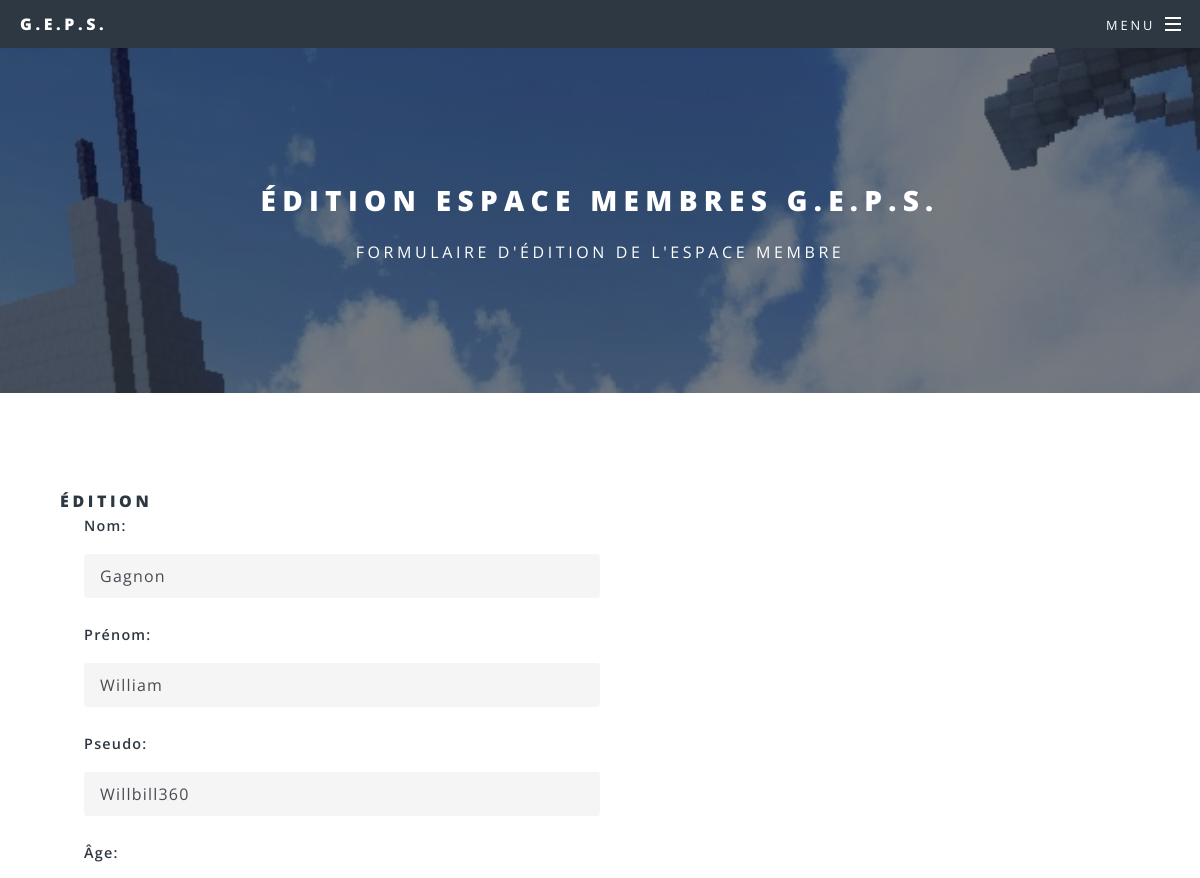
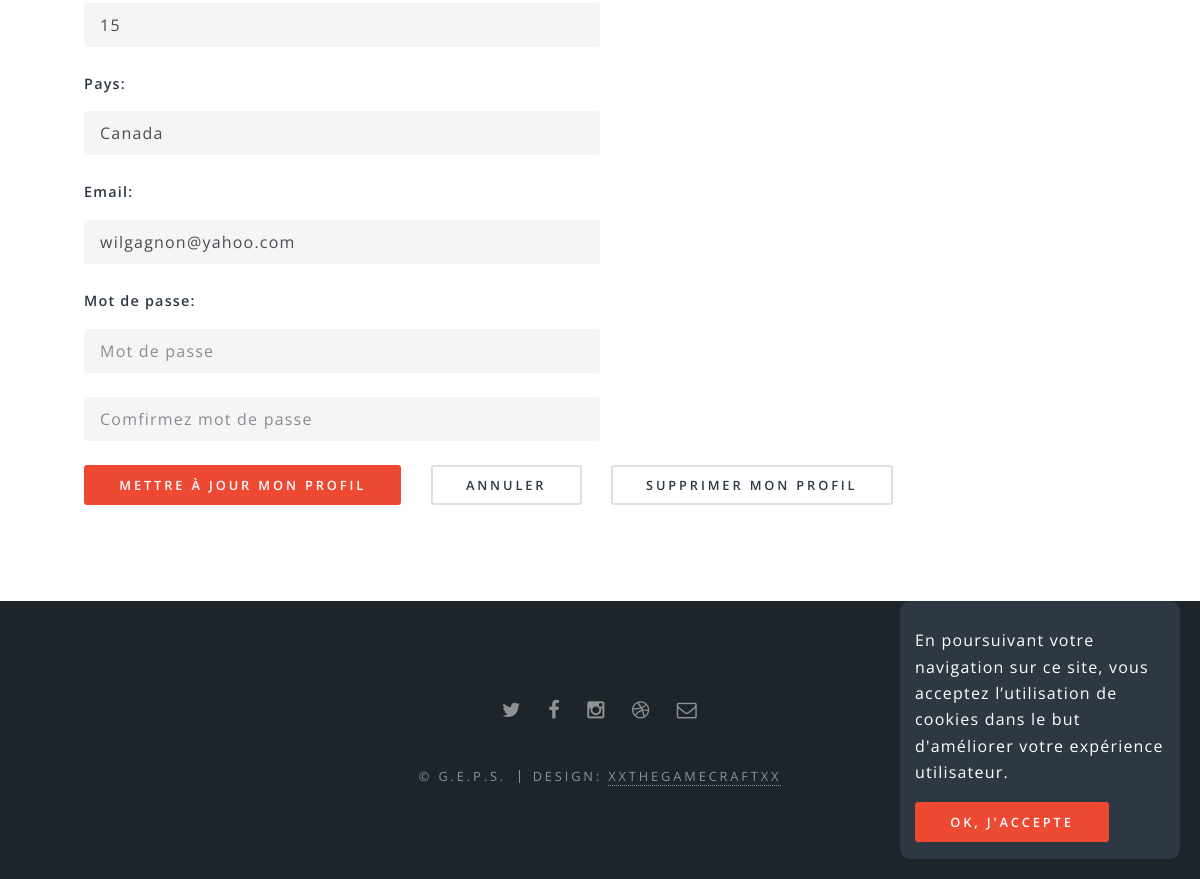
Screenshot of /editionprofil.php (signed in) with the database file from the repository (2 pictures, top to bottom).
### tables this page shows
CREATE TABLE IF NOT EXISTS `membres` (
  `id` int(11) NOT NULL AUTO_INCREMENT,
  `pseudo` varchar(255) NOT NULL,
  `mail` varchar(255) NOT NULL,
  `motdepasse` text NOT NULL,
  `ip` varchar(255) NOT NULL,
  `nom` varchar(255) NOT NULL,
  `prenom` varchar(255) NOT NULL,
  `age` int(11) NOT NULL,
  `sexe` varchar(255) NOT NULL,
  `pays` varchar(255) NOT NULL,
  `insc_date` varchar(255) NOT NULL,
  `grade` int(11) NOT NULL,
  `asTS` varchar(255) NOT NULL,
  `monthLeft` varchar(255) NOT NULL,
  PRIMARY KEY (`id`)
);

### editionprofil.php (the view, shortened to what this page needs)
<!DOCTYPE HTML>
<?php
include_once('config.php');
if($isLocal == true) {
	$bdd = new PDO('mysql:host=127.0.0.1;dbname=espace_membre', 'root', '');
} else {
	$bdd = new PDO('mysql:host=mysql.hostinger.fr;dbname=u924407628_mbre', 'u924407628_geps', '0Otfk4rNnz');
}
if(isset($_SESSION['id'])) {
	$requser = $bdd->prepare("SELECT * FROM membres WHERE id = ?");
	$requser->execute(array($_SESSION['id']));
	$user = $requser->fetch();
?>
<html>
	<head>
		<link rel="stylesheet" href="assets/css/main.css" />
	</head>
	<body>
			<div id="page-wrapper">
					<header id="header">
						<h1><a href="index">G.E.P.S.</a></h1>
						<nav id="nav">
							<ul>
								<li class="special">
									<a href="#menu" class="menuToggle"><span>Menu</span></a>
								</li>
							</ul>
						</nav>
					</header>
					<article id="main">
						<header>
							<h2>Édition Espace Membres G.E.P.S.</h2>
							<p>Formulaire d'édition de l'espace membre</p>
						</header>
						<section class="wrapper style5">
							<div class="inner">
								<section>
										<h4 style="margin-bottom:0px;">Édition</h4>
										<form name="form" method="post" action="">
											<div style="margin-left:0.1px;" class="row uniform">
												<div class="6u 12u$(xsmall)" style="float:none;">
													<label>Nom:</label>
													<input type="text" placeholder="Nom" id="newnom" name="newnom" value="<?php echo $user['nom']; ?>"/>
												</div>
												<div class="6u 12u$(xsmall)" style="float:none;">
													<label>Prénom:</label>
													<input type="text" placeholder="Prénom" id="newprenom" name="newprenom" value="<?php echo $user['prenom']; ?>"/>
												</div>
												<div class="6u 12u$(xsmall)" style="float:none;">
													<label>Pseudo:</label>
													<input type="text" placeholder="Pseudo" id="newpseudo" name="newpseudo" value="<?php echo $user['pseudo']; ?>"/>
												</div>
												<div class="6u 12u$(xsmall)" style="float:none;">
													<label>Âge:</label>
													<input type="text" placeholder="Âge" id="newage" name="newage" value="<?php echo $user['age']; ?>"/>
												</div>
												<div class="6u 12u$(xsmall)" style="float:none;">
													<label>Pays:</label>
													<select name="newpays" id="newpays">
														<option value="Canada" <?php if($user['pays']=='Canada'){echo 'selected';} ?>>Canada </option>
													</select>
												</div>
												<div class="6u$ 12u$(xsmall)" style="float:none;">
													<label>Email:</label>
													<input type="email" placeholder="Email" id="newmail" name="newmail" value="<?php echo $user['mail']; ?>"/>
												</div>
												<div class="6u$ 12u$(xsmall)" style="float:none;">
													<label>Mot de passe:</label>
													<input type="password" placeholder="Mot de passe" id="newmdp1" name="newmdp1"/>
												</div>
												<div class="6u$ 12u$(xsmall)" style="float:none;">
													<input type="password" placeholder="Comfirmez mot de passe" id="newmdp2" name="newmdp2"/>
												</div>
												<div class="12u$">
													<ul class="actions">
														<li><input name="maj" type="submit" value="Mettre à jour mon profil" class="special" /></li>
														<li><input name="return" type="submit" value="Annuler" /></li>
														<li><input name="sup" type="submit" value="Supprimer mon profil" class="" /></li>
													</ul>
												</div>
											</div>
										</form>
									</section>
								</div>
						</section>
					</article>
					<footer id="footer">
						<ul class="icons">
							<li><a href="#" class="icon fa-twitter"><span class="label">Twitter</span></a></li>
							<li><a href="#" class="icon fa-facebook"><span class="label">Facebook</span></a></li>
							<li><a href="#" class="icon fa-instagram"><span class="label">Instagram</span></a></li>
							<li><a href="#" class="icon fa-dribbble"><span class="label">Dribbble</span></a></li>
							<li><a href="#" class="icon fa-envelope-o"><span class="label">Email</span></a></li>
						</ul>
						<ul class="copyright">
							<li>&copy; G.E.P.S.</li><li>Design: <a href="http://xxthegamecraft.xyz">XxTheGamecraftxX</a></li>
						</ul>
					</footer>
			</div>
	</body>
</html>
<?php
}
else
{
	header("Location: connexion");
}
?>

### rows the page displays
membres: newnom "Gagnon", newprenom "William", newpseudo "Willbill360", newage "15", newpays "Canada", newmail "wilgagnon@yahoo.com"
